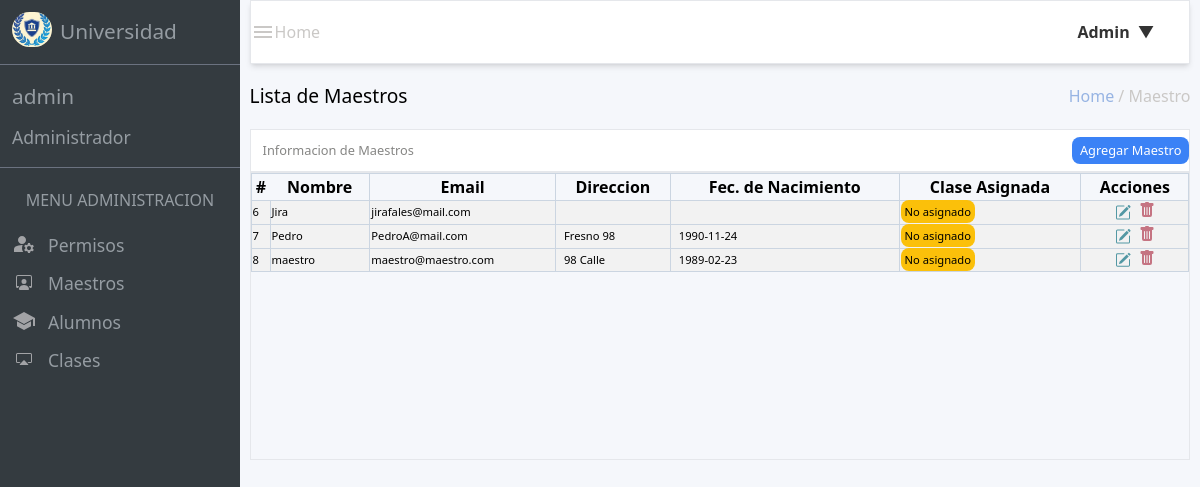
/src/views/admin_views/admin_maestro/dash_view_maestro.php (signed in), run on the app's committed database.
### tables this page shows
CREATE TABLE `maestro` (
  `id_maestro` int(11) NOT NULL,
  `name_maestro` varchar(150) DEFAULT NULL,
  `apellido_maestro` varchar(150) DEFAULT NULL,
  `matricula` varchar(100) DEFAULT NULL,
  `correo_maestro` varchar(200) DEFAULT NULL,
  `password_maestro` varchar(250) DEFAULT NULL,
  `address` varchar(200) DEFAULT NULL,
  `fechaNacimiento` varchar(80) DEFAULT NULL,
  `rol_id` int(11) DEFAULT NULL
);

### src/database/connection.php (called while the page is built, shortened)
<?php
class data
{
    private $pdo;
    public function __construct()
    {
        try {
            $host = $_ENV["DB_HOST"];
            $username = $_ENV["DB_USERNAME"];
            $password = $_ENV["DB_PASSWORD"];
            $port = $_ENV["DB_PORT"];
            $dbname = $_ENV["DB_DATABASE"];
            $attributes=[PDO::ATTR_ERRMODE => PDO::ERRMODE_EXCEPTION];
            $dsn = "mysql:host=$host;port=$port;dbname=$dbname";
            $this->pdo = new PDO($dsn,$username,$password,$attributes);
        } catch (PDOException $e) {
            echo "ERROR: " . $e->getMessage();
        }
    }
    public function connect()
    {
        return $this->pdo;
    }
}
?>

### src/views/admin_views/admin_maestro/dash_view_maestro.php (the view, shortened to what this page needs)
<!DOCTYPE html>
<html lang="en">
<head>
    <link href="/dist/output.css" rel="stylesheet">
    <link rel="stylesheet" href="/src/styles/styles_admin/edit_maestro_style.css">
</head>
<body class="h-screen w-screen">
    <main class="h-full w-full flex flex-row">
        <div class="w-[20%] h-[100%] bg-[#343b40] text-[#959ca2] flex-col">
            <header class="flex items-center h-[8%] pl-3">
                <div class="cont_img"><img src="/src/images/short_logo.JPG" alt="logo" class="imagen"></div>
                <h1 class="pl-2 text-[1.3rem]">Universidad</h1>
            </header>
            <section class="h-[13%] flex flex-col justify-center  border-gray-500 border-t border-b">
                <a href="/src/views/admin_views/dashboard_admin.php"><h1 class="mb-3 text-[1.3rem] pl-3 ">admin</h1></a>
                <h2 class="text-[1.1rem] pl-3">Administrador</h2>
            </section>
            <section class="flex flex-col items-center h-[20$] justify-evenly">
                <h1 class=" my-5">MENU ADMINISTRACION</h1>
                <div class="flex flex-col w-full pl-3 gap-3">
                    <a href="/src/views/admin_views/admin_permiso/dash_permiso_admin.php">
                        <div class="flex gap-3 ">
                            <div class="contenedor-imagenes ">
                                <img class="imagenes" src="/src/images/manage_account.svg" alt="images">
                            </div>
                            <h3 class="text-[1.1rem]">Permisos</h3>
                        </div>
                    </a>
                    <a href="/src/views/admin_views/admin_maestro/dash_view_maestro.php">
                        <div class="flex gap-3">
                            <div class="contenedor-imagenes ">
                                <img class="imagenes" src="/src/images/person-workspace.svg" alt="images">
                            </div>
                            <h3 class="text-[1.1rem]">Maestros</h3>
                        </div>
                    </a>
                    <a href="/src/views/admin_views/admin_alumno/dash_alum_view.php">
                        <div class="flex gap-3">
                            <div class="contenedor-imagenes ">
                                <img class="imagenes" src="/src/images/hat.svg" alt="images">
                            </div>
                            <h3 class="text-[1.1rem]">Alumnos</h3>
                        </div>
                    </a>
                    <a href="/src/views/admin_views/admin_clases/dash_class_view.php">
                        <div class="flex gap-3">
                            <div class="contenedor-imagenes ">
                                <img class="imagenes" src="/src/images/cast.svg" alt="images">
                            </div>
                            <h3 class="text-[1.1rem]">Clases</h3>
                        </div>
                    </a>
                </div>
            </section>
        </div>
        <section class="w-[80%] h-[100%] bg-[#f5f7fb] flex flex-col items-center">
            <header class="w-[98%] h-[8%] border bg-[#ffffff] flex justify-between items-center text-[#cac8c6] shadow-md">
                 <div class="flex items-center">
                    <a href="/src/views/admin_views/dashboard_admin.php"><div><img src="/src/images/menu.svg" alt="menu"></div></a>
                    <h1>Home</h1>
                </div>
                <div class="w-[7rem] h-auto relative">
                    <div class="dropdown">
                        <div class="flex flex-row items-center w-50">
                            <div>
                                <button id="dropdownBtn" class="dropdown-button font-semibold ">Admin<span class="arrow">&#9660;</span></button>
                            </div>
                        </div>
                    </div>
                </div>
            </header>
            <div class="w-[98%] h-[90%]">
                <section class="w-full h-[9%] flex justify-between items-center">
                    <h1 class=" text-[1.2rem]" >Lista de Maestros</h1>
                    <h2 class=" text-[#cac8c6]"><span class="text-[#97b4e3]">Home</span> / Maestro</h2>
                </section>
                <section class=" h-[40%] w-full">
                    <div class="w-full h-[15%] border bg-[#ffffff] text-[#868684] flex text-[.8rem] justify-between items-center">
                        <h1 class="text-bold pl-3">Informacion de Maestros</h1>
                        <button id="showModalButton2" class="bg-blue-500 rounded-lg  py-1 px-2 text-[white] w-25">Agregar Maestro</button>
                    </div>
                    <div class="border h-full w-full ">
                        <table class="w-full">
                            <thead class="border border-slate-300">
                                    <th>#</th>
                                    <th>Nombre</th>
                                    <th class="border border-slate-300">Email</th>
                                    <th>Direccion</th>
                                    <th class="border border-slate-300">Fec. de Nacimiento</th>
                                    <th class="border border-slate-300">Clase Asignada</th>
                                    <th class="border border-slate-300">Acciones</th>
                            </thead>
                            <tbody>
                                <?php require_once($_SERVER["DOCUMENT_ROOT"] ."/src/database/connection.php" );
                                $query = "SELECT id_maestro, name_maestro, apellido_maestro, correo_maestro, address, fechaNacimiento FROM maestro" ;
                                $conn = new data();
                                $resultado = $conn->connect()->query($query);
                                while ($row = $resultado->fetch(PDO::FETCH_ASSOC)) {
                                ?>
                                <tr class="border border-slate-300 bg-[#f2f2f2] text-[.7rem]">
                                    <td><?= $row["id_maestro"]?></td>
                                    <td class="border border-slate-300"><?= $row['name_maestro'] ?></td>
                                    <td class="border border-slate-300"><?= $row['correo_maestro'] ?></td>
                                    <td class="border border-slate-300 pl-2 " ><?= $row['address'] ?></td>
                                    <td class="border border-slate-300 pl-2 " ><?= $row['fechaNacimiento'] ?></td>
                                    <td><span class="border-none text-[black] bg-[#fbc00a] px-1 py-1 rounded-lg">No asignado</span></td>
                                    <td class="border border-slate-300">
                                        <div class="w-full flex justify-center gap-2">
                                            <img src="/src/images/pencil.svg" alt="img" id="showModalButton">
                                            <form action="/index.php" method="post">
                                                <button type="submit" value="<?= $row['id_maestro']?>" name="deleteM" >
                                                    <img src="/src/images/trash.svg" alt="trash">
                                                </button>
                                            </form>
                                        </div>
                                    </td>
                                </tr>
                                <?php }?>
                            </tbody>
                        </table>
                    </div>
                </section>
            </div>
        </section>
    </main>
</body>
</html>

### src/styles/styles_admin/edit_maestro_style.css (style rules this page uses)
.cont_img { width: 2.5rem; height: 2.5rem; border-radius: 25px; }
.imagen { object-fit: contain; overflow: hidden; border-radius: 25px; }
.contenedor-imagenes { height: 1.5rem; width: 1.5rem; display: flex; justify-content: center; align-items: center; }
.imagenes { object-fit: contain; overflow: hidden; }
.dropdown { position: relative; display: inline-block; }
.dropdown-button { background-color: #fff; border: none; color: #333; font-size: 16px; cursor: pointer; }
.arrow { margin-left: 8px; }

### data on the page
maestro: id_maestro "6", name_maestro "Jira", correo_maestro "jirafales@mail.com"
maestro: id_maestro "7", name_maestro "Pedro", correo_maestro "PedroA@mail.com", address "Fresno 98", fechaNacimiento "1990-11-24"
maestro: id_maestro "8", name_maestro "maestro", correo_maestro "maestro@maestro.com", address "98 Calle", fechaNacimiento "1989-02-23"
